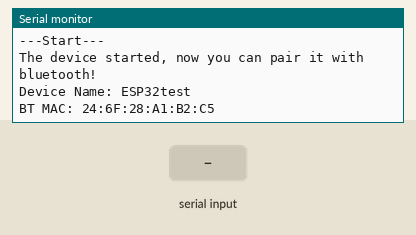
The sketch below on a simulated ESP32. Parts: the last lines printed to the serial monitor. The inputs (shaded band) are chosen by the test bench. Nothing arrives over Bluetooth unless stated.

Above: at 1.2 s.
1.3 s: "1" received over the second serial link
At 1.9 s:
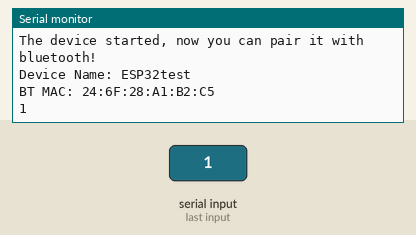
2.8 s: "0" received over the second serial link
At 4.1 s:
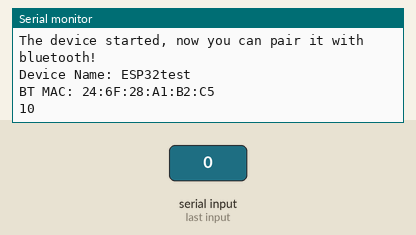

The sketch:

Btcom2.ino
```cpp
// ref: Examples > BluetoothSerial > SerialToSerialBT

#include "BluetoothSerial.h"
#include "esp_bt_device.h"

#if !defined(CONFIG_BT_ENABLED) || !defined(CONFIG_BLUEDROID_ENABLED)
#error Bluetooth is not enabled! Please run `make menuconfig` to and enable it
#endif

BluetoothSerial SerialBT;

void printDeviceAddress() {

  const uint8_t* point = esp_bt_dev_get_address();

  for (int i = 0; i < 6; i++) {

    char str[3];

    sprintf(str, "%02X", (int)point[i]);
    Serial.print(str);

    if (i < 5){
      Serial.print(":");
    }

  }
}

void setup() {
  Serial.begin(115200);
  Serial.println("\n---Start---");
  SerialBT.begin("ESP32test"); //Bluetooth device name

  Serial.println("The device started, now you can pair it with bluetooth!");
  Serial.println("Device Name: ESP32test");
  Serial.print("BT MAC: ");
  printDeviceAddress();
  Serial.println();
}

void loop() {
  if (Serial.available()) {
    SerialBT.write(Serial.read());
  }
  if (SerialBT.available()) {
    Serial.write(SerialBT.read());
  }
  delay(20);
}
```

Measured:
- after the input at 1.3 s, the serial monitor: prints a new line at once (image 1)
- after the input at 2.8 s, the serial monitor: prints a new line at once (image 2)
